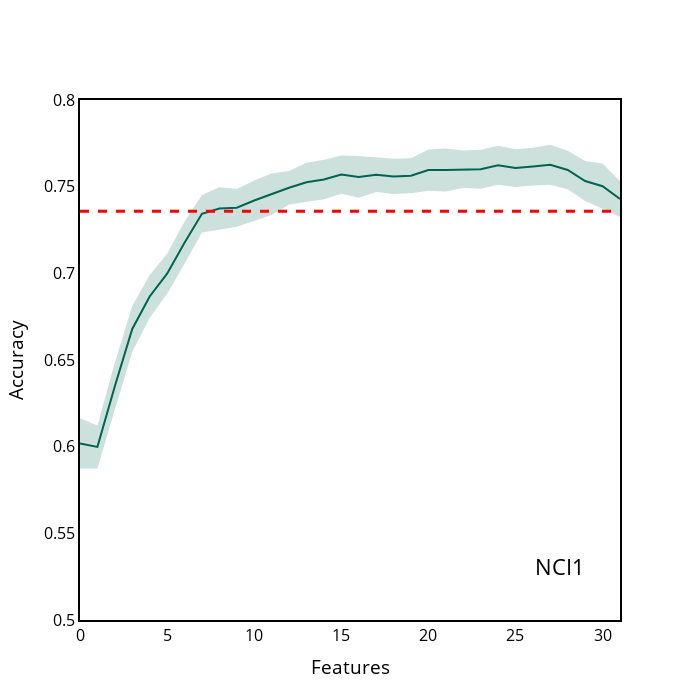

Notebook cell for this chart:
### Code cell
NCI1["y_upper"] = NCI1["accuracy_contribution"] + NCI1["accuracy_contribution_std"]
NCI1["y_lower"] = NCI1["accuracy_contribution"] - NCI1["accuracy_contribution_std"]

x = NCI1.index.tolist()
y = NCI1["accuracy_contribution"].tolist()

y_upper = NCI1["y_upper"].tolist()
y_lower = NCI1["y_lower"].tolist()


fig = go.Figure([
    go.Scatter(
        x=x,
        y=y,
        line=dict(color='rgb(0,100,80)'),
        mode='lines'
    ),
    go.Scatter(
        x=x+x[::-1], # x, then x reversed
        y=y_upper+y_lower[::-1], # upper, then lower reversed
        fill='toself',
        fillcolor='rgba(0,100,80,0.2)',
        line=dict(color='rgba(255,255,255,0)'),
        hoverinfo="skip",
        showlegend=False
    )
])



# Update figure layout
fig.update_layout(title={'text':'NCI1', 'y':0.2, 'x':0.8,'xanchor': 'center','yanchor': 'top'})
fig.update_layout(paper_bgcolor='white')
fig.update_layout(plot_bgcolor='white')
fig.update_yaxes(color='black')
fig.update_layout(
    yaxis = dict(
        title = "Accuracy",
        zeroline=True,
        showline = True,
        linecolor = 'black',
        mirror=True,
        linewidth = 2
    ),
    xaxis = dict(
        title = "Features",
        mirror=True,
        zeroline=True,
        showline = True,
        linecolor = 'black',
        linewidth = 2,
    ),
    width=700,
    height=700,
    font=dict(
    size=16,
    color="black")  
)
fig.update_layout(showlegend=False)
fig.update_layout(yaxis_range=[0.5,0.8])
fig.update_xaxes(showgrid=False, gridwidth=0.5, gridcolor='#e3e1e1')
fig.update_yaxes(showgrid=False, gridwidth=0.5, gridcolor='grey')
fig.update_traces(marker_line_color='black', marker_line_width=1.0, opacity=1.0)

fig.add_hline(y=0.7358, line_width=3, line_dash="dash", line_color="red")


fig.show()

### Figure 1 — Plotly figure (JSON) as saved in the notebook; plotly's stock layout.template omitted (floating-point values rounded to 4 significant figures)
{"data": [{"line": {"color": "rgb(0,100,80)"}, "marker": {"line": {"color": "black", "width": 1}}, "mode": "lines", "opacity": 1, "type": "scatter", "x": [0, 1, 2, 3, 4, 5, 6, 7, 8, 9, 10, 11, 12, 13, 14, 15, 16, 17, 18, 19, 20, 21, 22, 23, 24, 25, 26, 27, 28, 29, 30, 31], "y": [0.6019, 0.5999, 0.6349, 0.6679, 0.6867, 0.6998, 0.7177, 0.7343, 0.7374, 0.7378, 0.742, 0.7456, 0.7494, 0.7525, 0.7541, 0.757, 0.7556, 0.7568, 0.7559, 0.7563, 0.7596, 0.7596, 0.76, 0.76, 0.7623, 0.7607, 0.7616, 0.7626, 0.7597, 0.7532, 0.7503, 0.7429]}, {"fill": "toself", "fillcolor": "rgba(0,100,80,0.2)", "hoverinfo": "skip", "line": {"color": "rgba(255,255,255,0)"}, "marker": {"line": {"color": "black", "width": 1}}, "opacity": 1, "showlegend": false, "type": "scatter", "x": [0, 1, 2, 3, 4, 5, 6, 7, 8, 9, 10, 11, 12, 13, 14, 15, 16, 17, 18, 19, 20, 21, 22, 23, 24, 25, 26, 27, 28, 29, 30, 31, 31, 30, 29, 28, 27, 26, 25, 24, 23, 22, 21, 20, 19, 18, 17, 16, 15, 14, 13, 12, 11, 10, 9, 8, 7, 6, 5, 4, 3, 2, 1, 0], "y": [0.6164, 0.6123, 0.6484, 0.6812, 0.699, 0.7114, 0.7298, 0.7452, 0.7497, 0.7487, 0.7536, 0.7576, 0.7591, 0.7637, 0.7656, 0.768, 0.7677, 0.7667, 0.766, 0.7663, 0.7714, 0.772, 0.7708, 0.7713, 0.7736, 0.7716, 0.7724, 0.7741, 0.7707, 0.7648, 0.7633, 0.7532, 0.7326, 0.7372, 0.7417, 0.7486, 0.7511, 0.7507, 0.7499, 0.7511, 0.7488, 0.7492, 0.7472, 0.7477, 0.7462, 0.7458, 0.747, 0.7436, 0.7459, 0.7427, 0.7413, 0.7396, 0.7336, 0.7304, 0.7269, 0.7252, 0.7235, 0.7056, 0.6882, 0.6743, 0.6546, 0.6214, 0.5875, 0.5873]}], "layout": {"font": {"color": "black", "size": 16}, "height": 700, "paper_bgcolor": "white", "plot_bgcolor": "white", "shapes": [{"line": {"color": "red", "dash": "dash", "width": 3}, "type": "line", "x0": 0, "x1": 1, "xref": "x domain", "y0": 0.7358, "y1": 0.7358, "yref": "y"}], "showlegend": false, "title": {"text": "NCI1", "x": 0.8, "xanchor": "center", "y": 0.2, "yanchor": "top"}, "width": 700, "xaxis": {"autorange": true, "gridcolor": "#e3e1e1", "gridwidth": 0.5, "linecolor": "black", "linewidth": 2, "mirror": true, "range": [0, 31], "showgrid": false, "showline": true, "title": {"text": "Features"}, "type": "linear", "zeroline": true}, "yaxis": {"color": "black", "gridcolor": "grey", "gridwidth": 0.5, "linecolor": "black", "linewidth": 2, "mirror": true, "range": [0.5, 0.8], "showgrid": false, "showline": true, "title": {"text": "Accuracy"}, "type": "linear", "zeroline": true}}}
